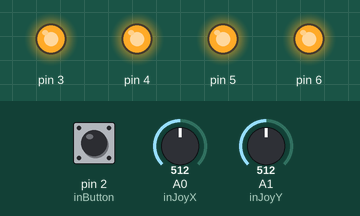
Simulated run of this sketch. Board: Arduino Uno, built with avr-gcc and run on an emulated ATmega328P. Shown: output pins drawn as LEDs (lit = HIGH). Inputs (shaded band) come from the test bench; at power-on: pin 2 (inButton) HIGH, A0 (inJoyX) = 512, A1 (inJoyY) = 512. Random numbers use the default seed unless the sketch sets one.

Above: at 1.2 s.
1.3 s: pin 2 (inButton) pulled LOW for 0.15 s
At 2.1 s:
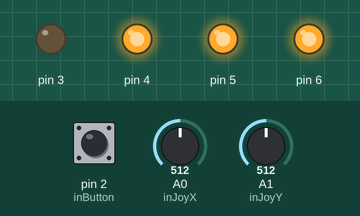
3.8 s: A0 (inJoyX) set to 0
At 5.8 s:
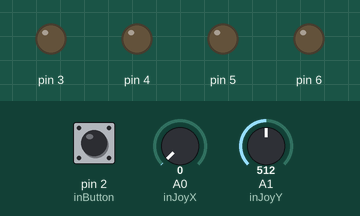
6.8 s: pin 2 (inButton) pulled LOW for 1 s
At 7.6 s:
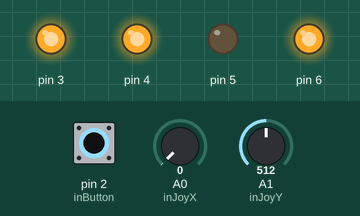
9.3 s: pin 2 (inButton) pulled LOW for 3.2 s
14.3 s: A0 (inJoyX) set to 110
16.0 s: A1 (inJoyY) set to 1006
17.5 s: A1 (inJoyY) set to 1023
At 18.0 s:
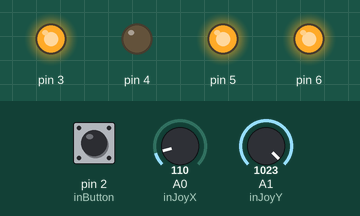
Timing chart, 0 to 20.7 s (numbered marks = the images above; inputs shaded):
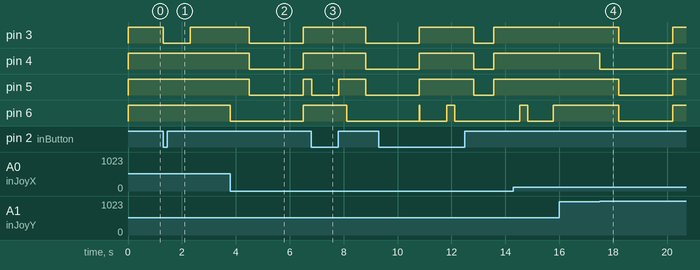

The sketch:

Simon_Says_Game.ino
```cpp
/*
 * Author: George Hollo
 * Date: 19/05/2021
 * Purpose: A simon says  game using arduino hardware. 4 LEDs
 * are set up to flash in a specicific randomized pattern. The user
 * then has to enter the sequence correctly (using the joystick) to
 * pass onto the next level. If the user gets the sequence wrong all
 * LEDs start flashing and the game is over. As you progress through
 * the levels the pattern gets longer and is showed for a shorter time.
 *
 */

//Defining key constants
#define inJoyX A0 //Analog input for x-axis
#define inJoyY A1 //Analog input for x-axis
#define inButton 2 //Analog input for button
#define LOW 1
#define HIGH 0

#define MAX_LEVEL 100

//Define variables
int xValue,yValue,start; //All  used for joystick

int sequence[MAX_LEVEL]; //Array to store simon says sequence
int your_sequence[MAX_LEVEL]; //Array to store user inputted sequence
int level = 1; //Define start level as level 1

int velocity = 1000; //Time that each LED is turned on for when showing pattern (decreases as levels increase)

//Function Prototypes
void generateSeq();
void showSeq();
void getSeq();
void wrongSeq();
void rightSeq();

void setup() {
  //Setting up pins for Joystick
  pinMode(inJoyX, INPUT); //Setup x input
  pinMode(inJoyY, INPUT); //Setup y input
  pinMode(inButton, INPUT_PULLUP); //Setup button input

  //Setting up pins for LEDs
  pinMode(3,OUTPUT);
  pinMode(4,OUTPUT);
  pinMode(5,OUTPUT);
  pinMode(6,OUTPUT);

  digitalWrite(3, LOW);
  digitalWrite(4, LOW);
  digitalWrite(5, LOW);
  digitalWrite(6, LOW);

  Serial.begin(9600);
}

void loop() {
  // put your main code here, to run repeatedly:

  //Read  state of button repetively
  start = digitalRead(inButton);

  if (start == 0 || level == 1) {
    generateSeq(); //When game starts generate a sequence
  }

  //If joystick is pressed (start  button) or level is not 1 (you  are  winning), show sequence and prompt user to copy
  if (start == 0 || level != 1) {
    showSeq();  //Show sequence on LEDs
    getSeq();  //Prompt user for repetition of sequence
  }
}

//Function to generate a random sequence of MAX_LEVEL length
void generateSeq() {
  randomSeed(analogRead(0)); //Set a completely random seed for the random() function by reading from a not connected pin

  //for loop to generate sequence of maximum length
  for (int i = 0; i < MAX_LEVEL; i++) {
    sequence[i] = random(3,7); //Generate random number (number represents pin LED is attached to)
  }
}

//Have all LEDs flash 5 times when wrong sequence is entered and variables are reset
void wrongSeq() {
  int count = 0; //Variable to count repetitions of while loop
  //While loop to make lights flash 5 times
  while (count <  5) {
    //Turn all LEDs ON
    digitalWrite(3,HIGH);
    digitalWrite(4,HIGH);
    digitalWrite(5,HIGH);
    digitalWrite(6,HIGH);
    //Wait 30ms
    delay(400);
    //Turn all LEDs OFF
    digitalWrite(3,LOW);
    digitalWrite(4,LOW);
    digitalWrite(5,LOW);
    digitalWrite(6,LOW);

    count++;
  }

  //Reset variables
  level = 1;
  velocity = 1000;
}

//All LEDs turn ON and  then OFF, level is increased and speed sequence is shown at is decreased
void rightSeq() {
  //Turn all LEDs OFF
  digitalWrite(3,LOW);
  digitalWrite(4,LOW);
  digitalWrite(5,LOW);
  digitalWrite(6,LOW);
  //Turn all LEDs ON
  digitalWrite(3,HIGH);
  digitalWrite(4,HIGH);
  digitalWrite(5,HIGH);
  digitalWrite(6,HIGH);
  //Wait 75ms
  delay(750);
  //Turn all LEDs OFF
  digitalWrite(3,LOW);
  digitalWrite(4,LOW);
  digitalWrite(5,LOW);
  digitalWrite(6,LOW);

  //Increase level if possible and speed shown
  if (level < MAX_LEVEL) {
    level++;
    velocity -= 50;
  }
  else {  //If final level is finished turn each light on seperately, repeat 5 times
    int count = 0;
    //Loop to make pattern with LEDs
    while (count <  5) {
      //Turn first LED ON
      digitalWrite(3,HIGH);
      digitalWrite(4,LOW);
      digitalWrite(5,LOW);
      digitalWrite(6,LOW);
      //Wait 30ms
      delay(300);
      //Turn second LED ON
      digitalWrite(3,LOW);
      digitalWrite(4,HIGH);
      digitalWrite(5,LOW);
      digitalWrite(6,LOW);
      //Wait 30ms
      delay(300);
      //Turn third LED ON
      digitalWrite(3,LOW);
      digitalWrite(4,LOW);
      digitalWrite(5,HIGH);
      digitalWrite(6,LOW);
      //Wait 30ms
      delay(300);
      //Turn fourth LED ON
      digitalWrite(3,LOW);
      digitalWrite(4,LOW);
      digitalWrite(5,LOW);
      digitalWrite(6,HIGH);
      //Wait 30ms
      delay(300);

      count++;
    }
  }
}

//Display Simon says sequence using LEDs
void showSeq() {
  //Turn all LEDs OFF
  digitalWrite(3,LOW);
  digitalWrite(4,LOW);
  digitalWrite(5,LOW);
  digitalWrite(6,LOW);

  //For loop to show sequence corresponding to level
  for (int i = 0; i < level; i++) {
    digitalWrite(sequence[i],HIGH); //Turn on LED given by sequence
    delay(velocity); //Wait for time corresponding to difficulty of level
    digitalWrite(sequence[i],LOW); //Turn off LED given by sequence
    delay(300); //Wait 30ms before showing next LED
  }
}

//Prompt user to input repetition of sequence using joystick
void getSeq() {
  int correct = 0; //Variable to flag if user input is correct or not

  //For loop to prompt user for each part of sequence matching with level they are on
  for (int i = 0; i < level; i++) {
    correct = 0;

    while (correct == 0) {

      //If  statements to determine which LED was selected with the joystick
      if (analogRead(inJoyX) == 0) { //If joystick is in LEFT position
        //Turn on LED corresponding to left position (GREEN)
        digitalWrite(6,HIGH);
        delay(700);
        correct = 1;

        //Save user input sequence
        your_sequence[i] = 6;

        //Check if sequence matches with Simon says sequence
        if (your_sequence[i] != sequence[i]) {
          //Run wrongSeq function and quit getSeq function
          wrongSeq();
          return;
        }

        //Turn OFF LED
        digitalWrite(6,LOW);
      }
      else if (analogRead(inJoyY) == 0) { //If joystick is in UP position
        //Turn on LED corresponding to up position (BLUE)
        digitalWrite(5,HIGH);
        delay(700);
        correct = 1;

        //Save user input sequence
        your_sequence[i] = 5;

        //Check if sequence matches with Simon says sequence
        if (your_sequence[i] != sequence[i]) {
          //Run wrongSeq function and quit getSeq function
          wrongSeq();
          return;
        }

        //Turn OFF LED
        digitalWrite(5,LOW);
      }
      else if (analogRead(inJoyY) == 1023) { //If joystick is in DOWN position
        //Turn on LED corresponding to down position (YELLOW)
        digitalWrite(4,HIGH);
        delay(700);
        correct = 1;

        //Save user input sequence
        your_sequence[i] = 4;

        //Check if sequence matches with Simon says sequence
        if (your_sequence[i] != sequence[i]) {
          //Run wrongSeq function and quit getSeq function
          wrongSeq();
          return;
        }

        //Turn OFF LED
        digitalWrite(4,LOW);
      }
      else if (analogRead(inJoyX) == 1023) { //If joystick is in RIGHT position
        //Turn on LED corresponding to down position (ORANGE)
        digitalWrite(3,HIGH);
        delay(700);
        correct = 1;

        //Save user input sequence
        your_sequence[i] = 3;

        //Check if sequence matches with Simon says sequence
        if (your_sequence[i] != sequence[i]) {
          //Run wrongSeq function and quit getSeq function
          wrongSeq();
          return;
        }

        //Turn OFF LED
        digitalWrite(3,LOW);
      }
    }
  }

  //Display correct sequence LED pattern
  rightSeq();
}
```

Measured:
- the behaviour switches between 1022 and 1023 on A1 (inJoyY) (found by bisection; images 3 and 4)
- after the input at 1.3 s, pin 3: HIGH → LOW at once, → HIGH 1.0 s later
- after the input at 3.8 s, pin 3–5: HIGH → LOW after 0.70 s, → HIGH 2.0 s later; pin 6: HIGH → LOW at once, → HIGH 2.7 s later
- after the input at 6.8 s, pin 3, pin 4: HIGH → LOW after 2.0 s; pin 5: HIGH → LOW at once, → HIGH 1.0 s later, → LOW 1.0 s later; pin 6: HIGH → LOW after 1.3 s
- after the input at 16.0 s, every drawn part: stays the same
- after the input at 17.5 s, pin 3, pin 5, pin 6: HIGH → LOW after 0.70 s, → HIGH 2.0 s later; pin 4: HIGH → LOW at once, → HIGH 2.7 s later
